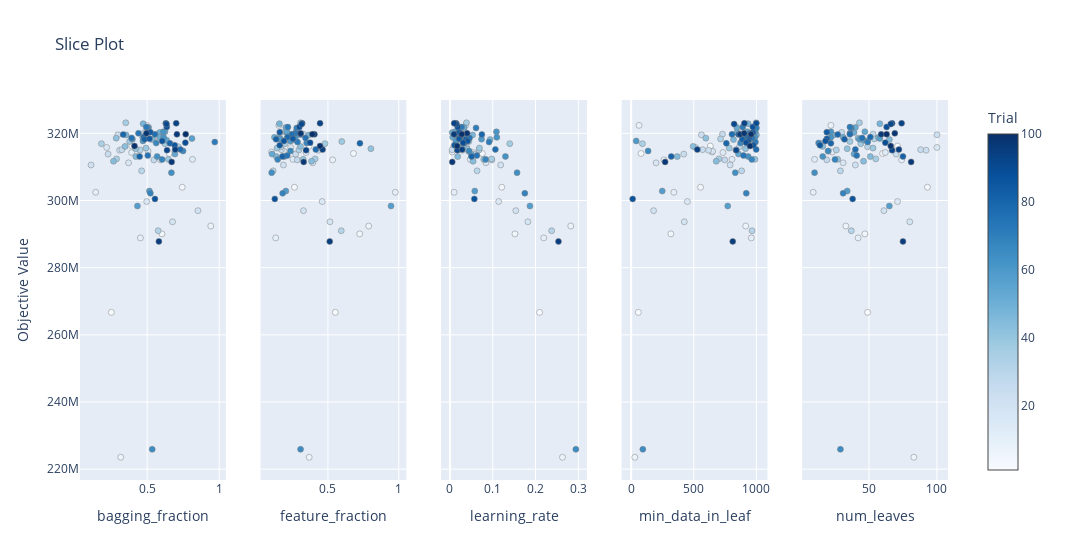

Write notebook code for a chart like this one.
### Markdown cell above
El **learning rate** es un parámetro que tiene que ir acompañado por más árboles.

### Code cell
plot_slice(study)
